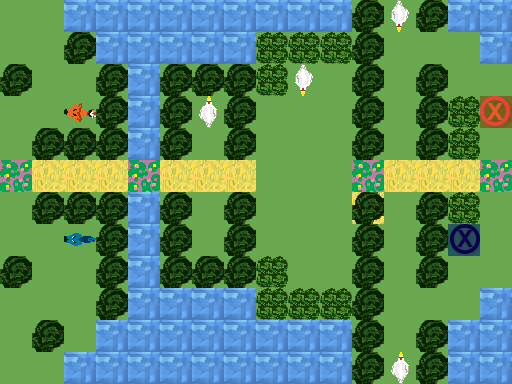

Tiled map render using the project's own tile images. Description and the whole map definition, tile-layer contents included, below:
An orthogonal 16x12 tile map with 32x32 px tiles, 3 tile layers (Ground, Obstacles, Objects), 1 hidden layer not drawn.

<map version="1.0" orientation="orthogonal" renderorder="right-down" width="16" height="12" tilewidth="32" tileheight="32" nextobjectid="1">
 <tileset firstgid="1" name="TilesetPlaceholder" tilewidth="32" tileheight="32" tilecount="240" columns="10">
  <image source="../../Tileset.png" width="320" height="768" />
 </tileset>
 <layer name="Ground" width="16" height="12">
  <data encoding="csv">
1,1,5,5,5,5,5,5,5,5,5,1,1,1,5,5,
1,1,1,5,5,5,5,5,1,1,1,1,1,1,1,5,
1,1,1,1,5,1,1,1,1,1,1,1,1,1,1,1,
1,1,1,1,5,1,1,1,1,1,1,1,1,1,1,1,
1,1,1,1,5,1,1,1,1,1,1,1,1,1,1,1,
3,2,2,2,3,2,2,2,1,1,1,3,2,2,2,3,
1,1,1,1,5,1,1,1,1,1,1,2,1,1,1,1,
1,1,1,1,5,1,1,1,1,1,1,1,1,1,1,1,
1,1,1,1,5,1,1,1,1,1,1,1,1,1,1,1,
1,1,1,1,5,5,5,5,1,1,1,1,1,1,1,5,
1,1,1,5,5,5,5,5,5,5,5,1,1,1,5,5,
1,1,5,5,5,5,5,5,5,5,5,1,1,1,5,5
</data>
 </layer>
 <layer name="Obstacles" width="16" height="12">
  <data encoding="csv">
0,0,0,0,0,0,0,0,0,0,0,42,0,42,0,0,
0,0,42,0,0,0,0,0,44,44,44,42,0,0,0,0,
42,0,0,42,0,42,42,42,44,0,0,42,0,42,0,0,
0,0,0,42,0,42,0,42,0,0,0,42,0,42,44,0,
0,42,42,42,0,42,0,42,0,0,0,42,0,42,44,0,
0,0,0,0,0,0,0,0,0,0,0,0,0,0,0,0,
0,42,42,42,0,42,0,42,0,0,0,42,0,42,44,0,
0,0,0,42,0,42,0,42,0,0,0,42,0,42,0,0,
42,0,0,42,0,42,42,42,44,0,0,42,0,42,0,0,
0,0,0,42,0,0,0,0,44,44,44,42,0,0,0,0,
0,42,0,0,0,0,0,0,0,0,0,42,0,42,0,0,
0,0,0,0,0,0,0,0,0,0,0,42,0,42,0,0
</data>
 </layer>
 <layer name="Objects" width="16" height="12">
  <data encoding="csv">
0,0,0,0,0,0,0,0,0,0,0,0,3221225657,0,0,0,
0,0,0,0,0,0,0,0,0,0,0,0,0,0,0,0,
0,0,0,0,0,0,0,0,0,3221225657,0,0,0,0,0,0,
0,0,1610612927,0,0,0,185,0,0,0,0,0,0,0,0,181,
0,0,0,0,0,0,0,0,0,0,0,0,0,0,0,0,
0,0,0,0,0,0,0,0,0,0,0,0,0,0,0,0,
0,0,0,0,0,0,0,0,0,0,0,0,0,0,0,0,
0,0,1610612928,0,0,0,0,0,0,0,0,0,0,0,182,0,
0,0,0,0,0,0,0,0,0,0,0,0,0,0,0,0,
0,0,0,0,0,0,0,0,0,0,0,0,0,0,0,0,
0,0,0,0,0,0,0,0,0,0,0,0,0,0,0,0,
0,0,0,0,0,0,0,0,0,0,0,0,185,0,0,0
</data>
 </layer>
 <layer name="Solution" width="16" height="12" visible="0">
  <data encoding="csv">
0,0,0,0,0,0,0,0,0,0,0,0,0,0,0,0,
0,0,0,0,0,0,0,0,0,0,0,0,0,0,0,0,
0,0,0,0,0,0,0,0,0,0,0,0,0,0,0,0,
223,223,0,0,0,0,0,0,223,0,0,0,0,0,0,223,
223,0,0,0,0,0,0,0,221,224,233,0,0,0,0,223,
0,224,233,233,233,233,233,233,233,182,182,232,233,233,233,233,
232,0,0,0,0,0,0,0,0,0,0,0,0,0,0,233,
232,232,0,0,0,0,0,0,0,0,0,0,0,0,0,0,
0,0,0,0,0,0,0,0,0,0,0,0,0,0,0,0,
0,0,0,0,0,0,0,0,0,0,0,0,0,0,0,0,
0,0,0,0,0,0,0,0,0,0,0,0,0,0,0,0,
0,0,0,0,0,0,0,0,0,0,0,0,0,0,0,0
</data>
 </layer>
</map>
